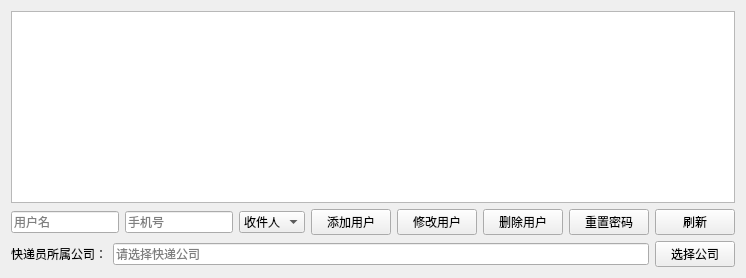
<?xml version="1.0" encoding="UTF-8"?>
<ui version="4.0">
 <class>UserManageView</class>
 <widget class="QWidget" name="UserManageView">
  <property name="windowTitle">
   <string>用户管理</string>
  </property>
  <layout class="QVBoxLayout" name="verticalLayout">
   <item>
    <widget class="QTableWidget" name="userTableWidget"/>
   </item>
   <item>
    <layout class="QHBoxLayout" name="horizontalLayoutUserInput">
     <item>
      <widget class="QLineEdit" name="userNameEdit">
       <property name="placeholderText">
        <string>用户名</string>
       </property>
      </widget>
     </item>
     <item>
      <widget class="QLineEdit" name="userPhoneEdit">
       <property name="placeholderText">
        <string>手机号</string>
       </property>
      </widget>
     </item>
     <item>
      <widget class="QComboBox" name="userRoleCombo">
       <item>
        <property name="text">
         <string>收件人</string>
        </property>
       </item>
       <item>
        <property name="text">
         <string>快递员</string>
        </property>
       </item>
       <item>
        <property name="text">
         <string>管理员</string>
        </property>
       </item>
      </widget>
     </item>
     <item>
      <widget class="QPushButton" name="addUserButton">
       <property name="text">
        <string>添加用户</string>
       </property>
      </widget>
     </item>
     <item>
      <widget class="QPushButton" name="modifyUserButton">
       <property name="text">
        <string>修改用户</string>
       </property>
      </widget>
     </item>
     <item>
      <widget class="QPushButton" name="deleteUserButton">
       <property name="text">
        <string>删除用户</string>
       </property>
      </widget>
     </item>
     <item>
      <widget class="QPushButton" name="resetPasswordButton">
       <property name="text">
        <string>重置密码</string>
       </property>
      </widget>
     </item>
     <item>
      <widget class="QPushButton" name="refreshUserButton">
       <property name="text">
        <string>刷新</string>
       </property>
      </widget>
     </item>
    </layout>
   </item>
   <item>
    <layout class="QHBoxLayout" name="horizontalLayoutExpressCompany">
     <item>
      <widget class="QLabel" name="labelExpressCompany">
       <property name="text">
        <string>快递员所属公司：</string>
       </property>
      </widget>
     </item>
     <item>
      <widget class="QLineEdit" name="expressCompanyLineEdit">
       <property name="readOnly">
        <bool>true</bool>
       </property>
       <property name="placeholderText">
        <string>请选择快递公司</string>
       </property>
      </widget>
     </item>
     <item>
      <widget class="QPushButton" name="selectExpressCompanyButton">
       <property name="text">
        <string>选择公司</string>
       </property>
      </widget>
     </item>
    </layout>
   </item>
  </layout>
 </widget>
 <resources/>
 <connections/>
</ui> 
